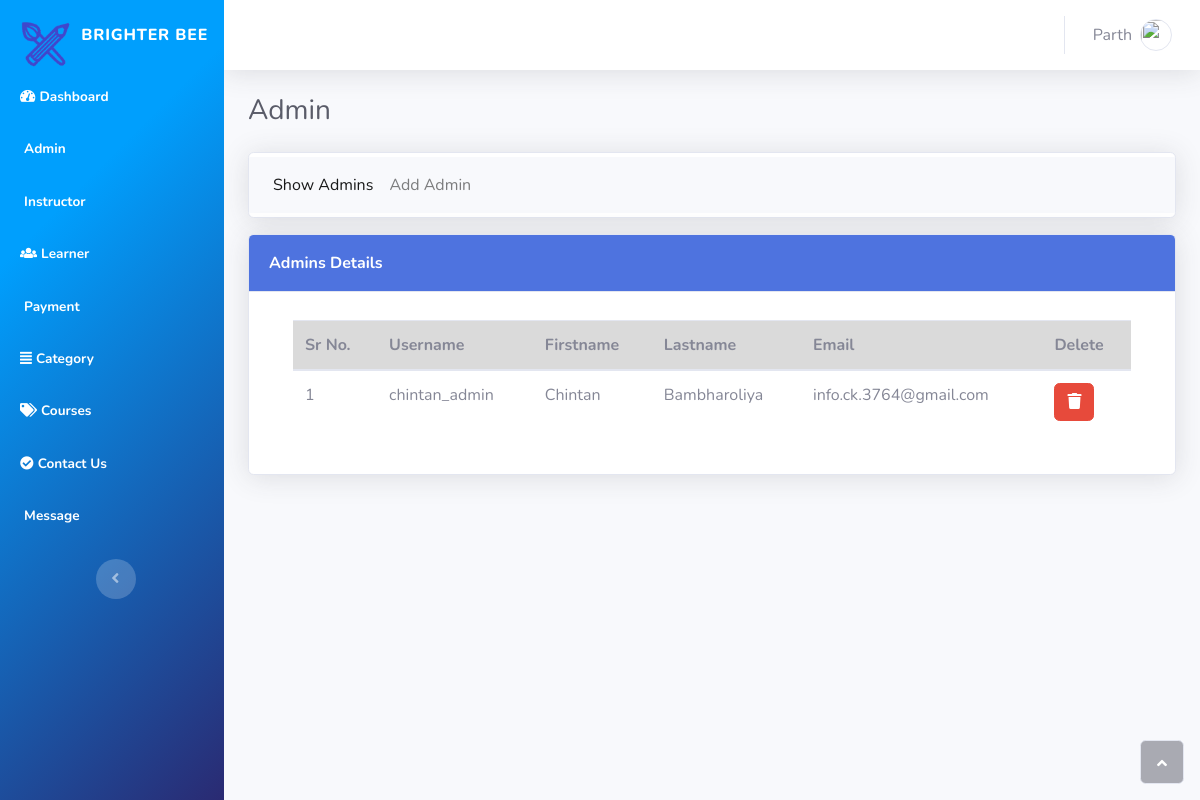
The app's page /admin/update-admin.php (signed in) with its own data.
### tables this page shows
CREATE TABLE `users` (
  `id` int(11) NOT NULL,
  `firstName` varchar(25) NOT NULL,
  `lastName` varchar(25) NOT NULL,
  `username` varchar(25) NOT NULL,
  `role` int(11) NOT NULL DEFAULT 3,
  `email` varchar(50) NOT NULL,
  `password` varchar(255) NOT NULL,
  `signUpDate` datetime NOT NULL DEFAULT current_timestamp(),
  `isSubscribed` tinyint(4) NOT NULL DEFAULT 0,
  `auth` varchar(5000) NOT NULL
);

### admin/update-admin.php (the view, shortened to what this page needs)
<?php
require_once("include/header.php");
?>
<!DOCTYPE html>
<html>
<link rel="stylesheet" href="assets/bootstrap/css/bootstrap.min.css">
    <link rel="stylesheet" href="assets/fonts/fontawesome-all.min.css">
</head>
<body id="page-top">
    <div id="wrapper">
        <?php require_once("include/sidebar.php");?>
        <div class="d-flex flex-column" id="content-wrapper">
            <div id="content">
                <?php require_once("include/topbar.php");?>
                <div class="container-fluid">
                    <h3 class="text-dark mb-4">Admin</h3>
                    <div class="row mb-3">
                        <div class="col-lg-12">
                            <div class="row">
                                <div class="col">
                                    <div class="card shadow mb-3 py-1">
                                        <nav class="navbar navbar-expand-lg navbar-light bg-light">
                                            <div class="" id="navbarNav">
                                                <ul class="navbar-nav">
                                                <li class="nav-item active">
                                                    <a class="nav-link" href="update-admin.php">Show Admins<span class="sr-only">(current)</span></a>
                                                </li>
                                                <li class="nav-item ">
                                                    <a class="nav-link" href="add-admin.php">Add Admin</a>
                                                </li>
                                                </ul>
                                            </div>
                                        </nav>
                                    </div>
                                    <div class="card shadow mb-3">
                                        <div class="card-header bg-primary py-3">
                                            <p class="text-white m-0 font-weight-bold">Admins Details</p>
                                        </div>
                                        <div class="container-fluid">
                                            <div class="card-body">
                                                <div class="table-responsive table mt-2" id="dataTable" role="grid" aria-describedby="dataTable_info">
                                                    <table class="table  table-hover  my-0"  id="dataTable">
                                                        <thead >
                                                            <tr class="table-active">
                                                                <th>Sr&nbsp;No.</th>
                                                                <th>Username</th>
                                                                <th>Firstname</th>
                                                                <th>Lastname</th>
                                                                <th>Email</th>
                                                                <th>Delete</th>
                                                            </tr>
                                                        </thead>
                                                        <tbody>
                                                            <?php
                                                                $query = $con->prepare("SELECT * FROM users WHERE role = 1");
                                                                $query->execute();
                                                                $c=0;
                                                                if ($query->rowCount() != 0) {
                                                                    while($row = $query->fetch(PDO::FETCH_ASSOC)) {
                                                                        $c++;
                                                                    echo "
                                                                        <tr><td>$c</td>
                                                                        <td>".$row["username"].
                                                                        "</td><td>".$row["firstName"].
                                                                        "</td><td>".$row["lastName"].
                                                                        "</td><td>".$row["email"].
                                                                        "</td><td>".
                                                                        "<a href='delete.php?admin=$row[id]' style='margin-bottom:5px;' class='btn btn-danger'>
                                                                        <i class='fas fa-trash'></i>
                                                                        </a></td></tr>";
                                                                    }
                                                                    echo "</table>";
                                                                    }
                                                                    else {
                                                                        echo "<tr><td colspan='7' class='text-center'>No  Admin Found in Db </td></tr>";
                                                                    }
                                                            ?>
                                            </div>
                                        </div>
                                    </div>
                                </div>
                            </div>
                        </div>
                    </div>
                </div>
            </div>
        </div>
    </div>
        <a class="border rounded d-inline scroll-to-top" href="#page-top"><i class="fas fa-angle-up"></i></a>
    </div>
</body>
</html>

### records on screen
users: username "chintan_admin", firstName "Chintan", lastName "Bambharoliya", email "info.ck.3764@gmail.com"

### other values on screen
$adminLoggedIn "Parth"
